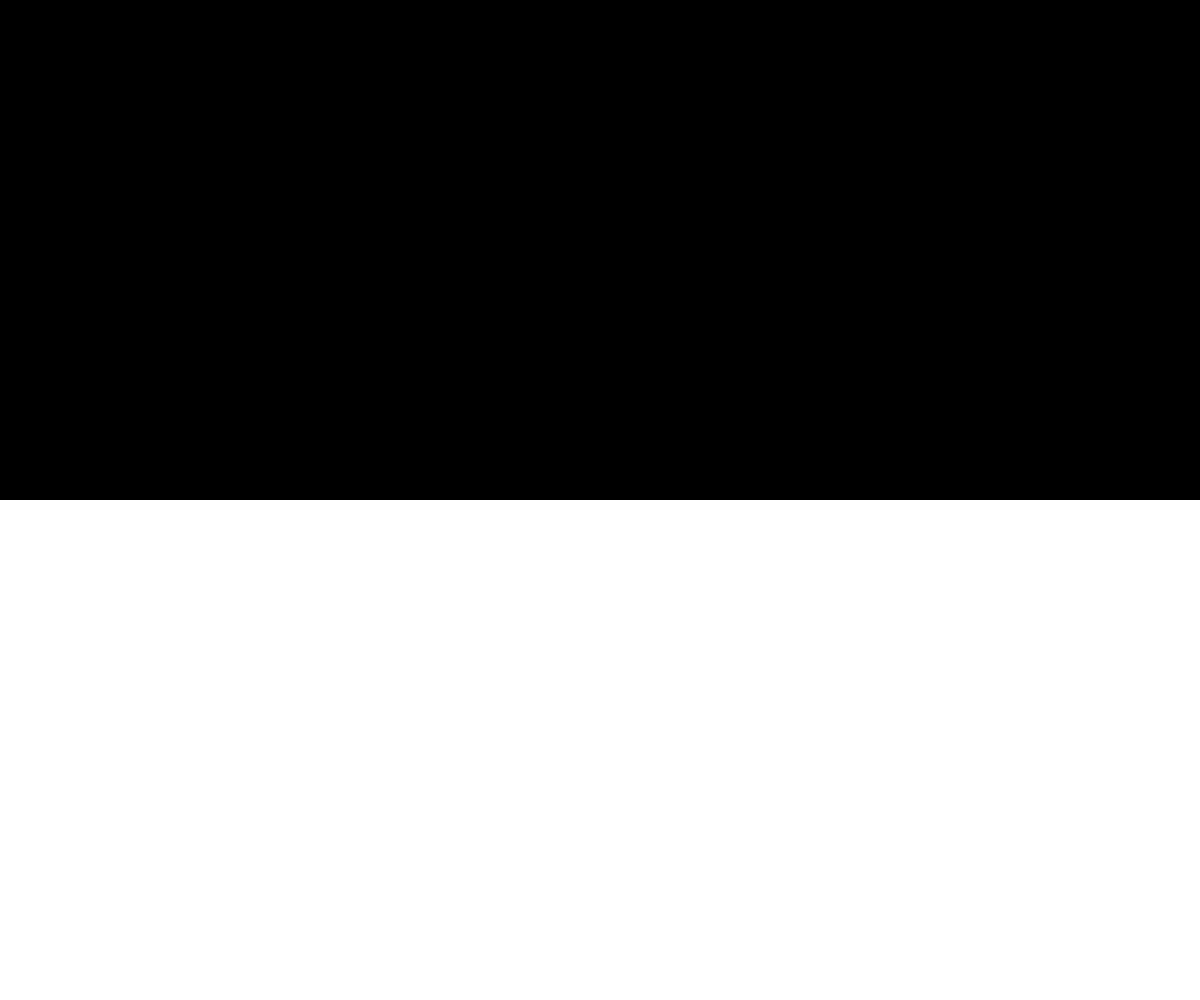
Frame 1 (no input)
Frame 60 (no input): identical to frame 1, image omitted
Frame 120 (the mouse pressed at the canvas centre since frame 60): identical to frame 1, image omitted

The p5.js sketch that drew this single still picture (run headless with seeded random() and noise() and a simulated clock; from frame 60 on, the mouse is pressed at the canvas centre):

// p5.js sketch
// ── sketch.js
'use strict';

let shapeId = 0

function setup() {
    createCanvas(windowWidth, windowHeight);

    angleMode(DEGREES)
}

function windowResized() {
    resizeCanvas(windowWidth, windowHeight);
}

function mouseClicked() {
    shapeId++
    shapeId %= 5
}

function draw() {

    background(255);
    fill(0)
    noStroke()

    const sceneSize = min(width, height)

    const centerX = width / 2
    const centerY = height / 2
    const objSize = sceneSize / 2
    const halfWidth = objSize / tan(60)

    switch (shapeId) {
        case 0:
            rectMode(CORNER)
            rect(0, 0, width, height / 2)
            break;

        case 1:
            arc(centerX, centerY * 0.5, sceneSize, sceneSize, 0, 180)
            break;

        case 2:

            triangle(centerX, centerY - objSize / 2, centerX + halfWidth, centerY + objSize / 2, centerX - halfWidth, centerY + objSize / 2)
            break;

        case 3:

            const size = 30
            circle(centerX - objSize, centerY, size)
            circle(centerX - objSize / 2, centerY, size)
            circle(centerX, centerY, size)
            circle(centerX + objSize / 2, centerY, size)
            circle(centerX + objSize, centerY, size)
            break;

        case 4:

            rectMode(CENTER)
            rect(centerX, centerY, objSize,objSize/4)
            break;
    }

}
